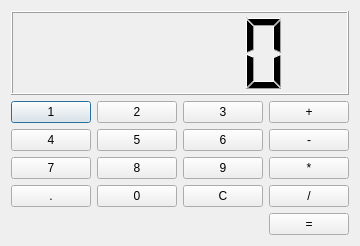
<?xml version="1.0" encoding="UTF-8"?>
<ui version="4.0">
 <class>Dialog</class>
 <widget class="QDialog" name="Dialog">
  <property name="geometry">
   <rect>
    <x>0</x>
    <y>0</y>
    <width>356</width>
    <height>246</height>
   </rect>
  </property>
  <property name="windowTitle">
   <string>Dialog</string>
  </property>
  <layout class="QGridLayout" name="gridLayout">
   <item row="0" column="0" colspan="4">
    <widget class="QLCDNumber" name="lcdNumber"/>
   </item>
   <item row="1" column="0">
    <widget class="QPushButton" name="pushButton_1">
     <property name="text">
      <string>1</string>
     </property>
    </widget>
   </item>
   <item row="1" column="1">
    <widget class="QPushButton" name="pushButton_2">
     <property name="text">
      <string>2</string>
     </property>
    </widget>
   </item>
   <item row="1" column="2">
    <widget class="QPushButton" name="pushButton_3">
     <property name="text">
      <string>3</string>
     </property>
    </widget>
   </item>
   <item row="2" column="0">
    <widget class="QPushButton" name="pushButton_4">
     <property name="text">
      <string>4</string>
     </property>
    </widget>
   </item>
   <item row="2" column="1">
    <widget class="QPushButton" name="pushButton_5">
     <property name="text">
      <string>5</string>
     </property>
    </widget>
   </item>
   <item row="2" column="2">
    <widget class="QPushButton" name="pushButton_6">
     <property name="text">
      <string>6</string>
     </property>
    </widget>
   </item>
   <item row="3" column="0">
    <widget class="QPushButton" name="pushButton_7">
     <property name="text">
      <string>7</string>
     </property>
    </widget>
   </item>
   <item row="3" column="1">
    <widget class="QPushButton" name="pushButton_8">
     <property name="text">
      <string>8</string>
     </property>
    </widget>
   </item>
   <item row="3" column="2">
    <widget class="QPushButton" name="pushButton_9">
     <property name="text">
      <string>9</string>
     </property>
    </widget>
   </item>
   <item row="4" column="2">
    <widget class="QPushButton" name="pushButton_reset">
     <property name="text">
      <string>C</string>
     </property>
     <property name="autoDefault">
      <bool>true</bool>
     </property>
    </widget>
   </item>
   <item row="5" column="3">
    <widget class="QPushButton" name="pushButton_equal">
     <property name="text">
      <string>=</string>
     </property>
    </widget>
   </item>
   <item row="4" column="3">
    <widget class="QPushButton" name="pushButton_divide">
     <property name="text">
      <string>/</string>
     </property>
    </widget>
   </item>
   <item row="3" column="3">
    <widget class="QPushButton" name="pushButton_multiply">
     <property name="text">
      <string>*</string>
     </property>
    </widget>
   </item>
   <item row="2" column="3">
    <widget class="QPushButton" name="pushButton_minus">
     <property name="text">
      <string>-</string>
     </property>
    </widget>
   </item>
   <item row="1" column="3">
    <widget class="QPushButton" name="pushButton_plus">
     <property name="text">
      <string>+</string>
     </property>
    </widget>
   </item>
   <item row="4" column="0">
    <widget class="QPushButton" name="pushButton_dot">
     <property name="text">
      <string>.</string>
     </property>
    </widget>
   </item>
   <item row="4" column="1">
    <widget class="QPushButton" name="pushButton_0">
     <property name="text">
      <string>0</string>
     </property>
    </widget>
   </item>
  </layout>
 </widget>
 <resources/>
 <connections/>
</ui>
